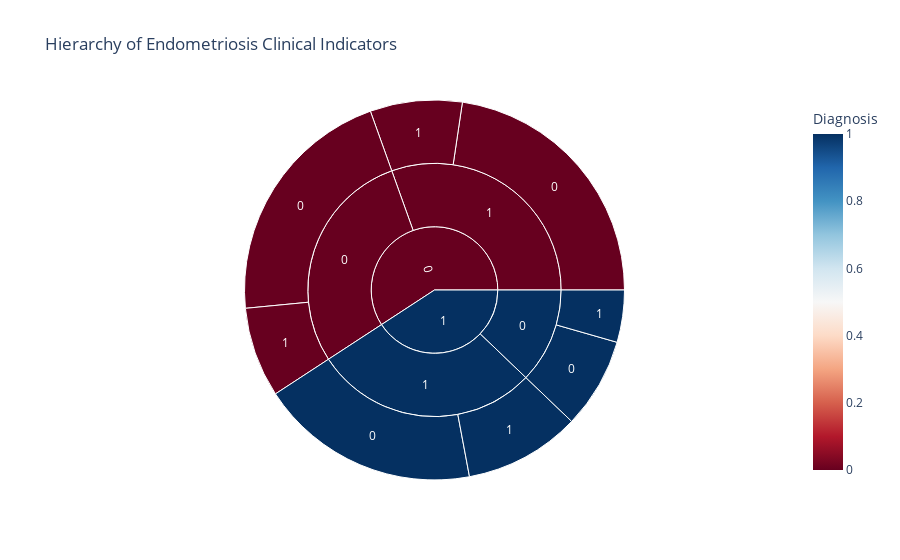

Source (notebook cell):
### Code cell
import plotly.express as px

# We'll look at Diagnosis -> Hormone Abnormality -> Infertility
fig = px.sunburst(
    df, 
    path=['Diagnosis', 'Hormone_Level_Abnormality', 'Infertility'], 
    color='Diagnosis',
    color_continuous_scale='RdBu',
    title="Hierarchy of Endometriosis Clinical Indicators"
)
fig.show()

### Figure 1 — Plotly figure (JSON) as saved in the notebook; plotly's stock layout.template omitted (floating-point values rounded to 4 significant figures)
{"data": [{"branchvalues": "total", "customdata": [[0.0], [0.0], [1.0], [1.0], [1.0], [0.0], [1.0], [0.0], [0.0], [0.0], [1.0], [1.0], [0.0], [1.0]], "domain": {"x": [0, 1], "y": [0, 1]}, "hovertemplate": "labels=%{label}<br>count=%{value}<br>parent=%{parent}<br>id=%{id}<br>Diagnosis=%{color}<extra></extra>", "ids": ["0/0/0", "0/1/0", "1/0/0", "1/1/0", "1/0/1", "0/0/1", "1/1/1", "0/1/1", "0/0", "0/1", "1/0", "1/1", "0", "1"], "labels": ["0", "0", "0", "0", "1", "1", "1", "1", "0", "1", "0", "1", "0", "1"], "marker": {"coloraxis": "coloraxis", "colors": [0.0, 0.0, 1.0, 1.0, 1.0, 0.0, 1.0, 0.0, 0.0, 0.0, 1.0, 1.0, 0.0, 1.0]}, "name": "", "parents": ["0/0", "0/1", "1/0", "1/1", "1/0", "0/0", "1/1", "0/1", "0", "0", "1", "1", "", ""], "type": "sunburst", "values": [2106, 2265, 772, 1874, 444, 767, 989, 783, 2873, 3048, 1216, 2863, 5921, 4079]}], "layout": {"coloraxis": {"colorbar": {"title": {"text": "Diagnosis"}}, "colorscale": [[0, "rgb(103,0,31)"], [0.1, "rgb(178,24,43)"], [0.2, "rgb(214,96,77)"], [0.3, "rgb(244,165,130)"], [0.4, "rgb(253,219,199)"], [0.5, "rgb(247,247,247)"], [0.6, "rgb(209,229,240)"], [0.7, "rgb(146,197,222)"], [0.8, "rgb(67,147,195)"], [0.9, "rgb(33,102,172)"], [1, "rgb(5,48,97)"]]}, "legend": {"tracegroupgap": 0}, "title": {"text": "Hierarchy of Endometriosis Clinical Indicators"}}}
